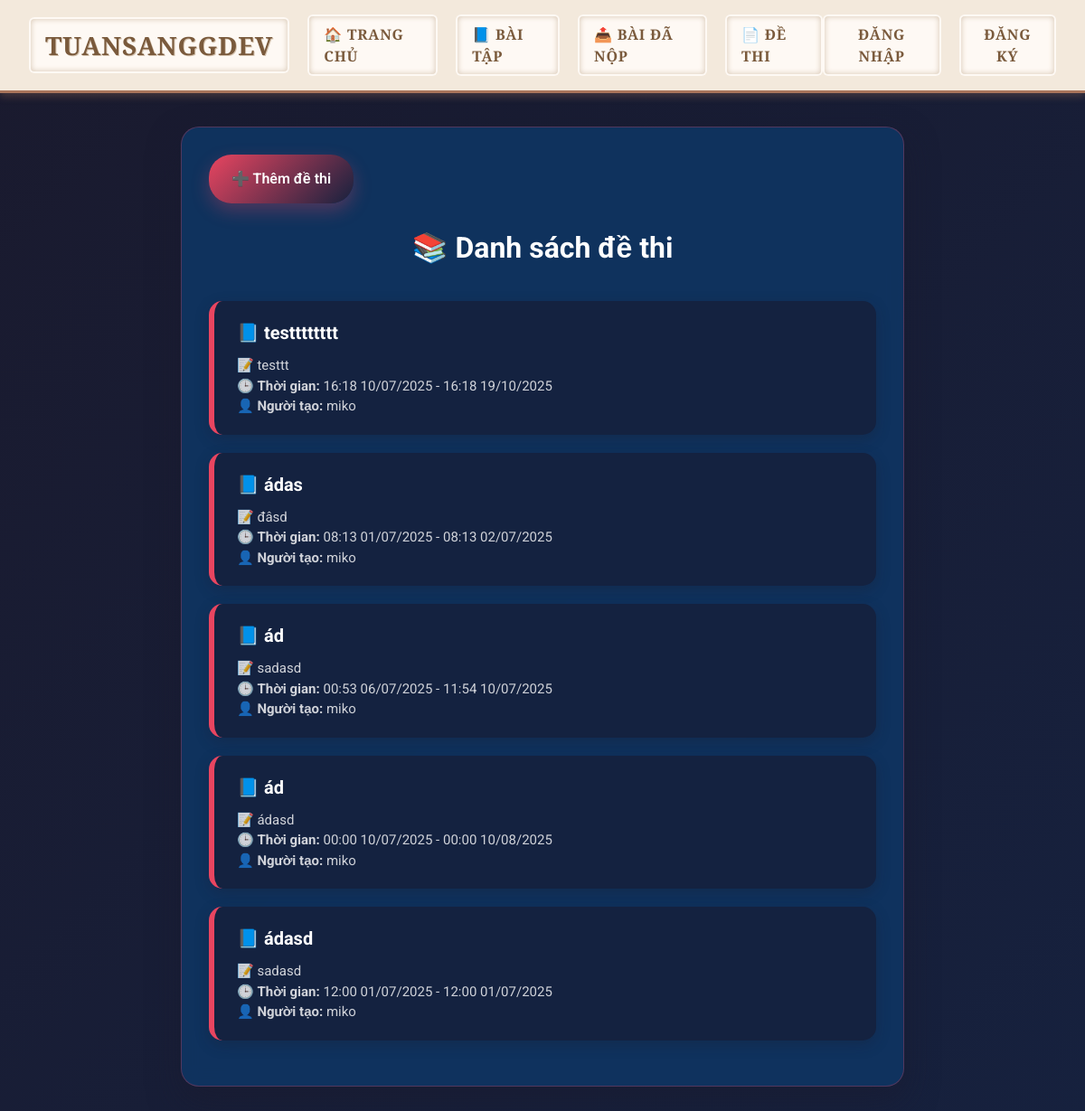
The app's page /exams/ with its own data.
### exams/models.py (models this page shows, shortened)
class Exam(models.Model):
    title = models.CharField(max_length=200)
    description = models.TextField()
    start_time = models.DateTimeField()
    end_time = models.DateTimeField()
    created_by = models.ForeignKey(settings.AUTH_USER_MODEL, on_delete=models.CASCADE)
    created_at = models.DateTimeField(auto_now_add=True)  # ✅ thêm dòng này

### users/models.py (models this page shows)
class CustomUser(AbstractUser):
    is_teacher = models.BooleanField(default=False)

### exams/views.py (the view)
# urls.py: path('', views.exam_list, name='exam_list'),
def exam_list(request):
    exams = Exam.objects.all().order_by('-created_at')
    return render(request, 'exams/list.html', {'exams': exams})

### templates/exams/list.html (shortened to what this page needs)
{% extends 'base.html' %}
{% block content %}
<div class="exam-list-container">
    <a href="{% url 'add_exam' %}" class="add-button">➕ Thêm đề thi</a>
    <h2>📚 Danh sách đề thi</h2>
    {% for exam in exams %}
    <div class="exam-card">
        <a href="{% url 'exam_detail' exam.id %}" class="exam-title">📘 {{ exam.title }}</a>
        <div class="exam-info">
            📝 {{ exam.description|truncatewords:25 }}<br>
            🕒 <strong>Thời gian:</strong> {{ exam.start_time|date:"H:i d/m/Y" }} - {{ exam.end_time|date:"H:i d/m/Y" }}<br>
            👤 <strong>Người tạo:</strong> {{ exam.created_by.username }}
        </div>
    </div>
    {% empty %}
    <div class="exam-card">
        <p style="color: white; text-align: center;">Chưa có đề thi nào.</p>
    </div>
    {% endfor %}
</div>
{% endblock %}

### templates/base.html (style rules this page uses)
* { margin: 0; padding: 0; box-sizing: border-box; }
body { font-family: 'Roboto', sans-serif; background: #f9f5f0; min-height: 100vh; color: #4b3b2b; }

### templates/exams/list.html (style rules this page uses)
body { background: linear-gradient(135deg, #1A1A2E 0%, #16213E 100%); min-height: 100vh; margin: 0; padding: 20px 0; }
.exam-list-container { max-width: 800px; margin: 30px auto; padding: 30px; background: rgba(15, 52, 96, 0.95); border-radius: 20px; box-shadow: 0 15px 35px rgba(26, 26, 46, 0.5); backdrop-filter: blur(10px); border: 1px solid rgba(233, 69, 96, 0.3); position: relative; overflow: hidden; }
.exam-card { position: relative; background: rgba(22, 33, 62, 0.9); border-left: 6px solid #E94560; padding: 20px 25px; margin-bottom: 20px; border-radius: 15px; box-shadow: 0 5px 15px rgba(26, 26, 46, 0.3); transition: all 0.3s ease; }
.exam-title { font-size: 20px; font-weight: bold; color: white; text-decoration: none; }
.exam-info { color: rgba(255, 255, 255, 0.8); font-size: 15px; margin-top: 10px; }
h2 { text-align: center; color: #ffffff; margin-bottom: 35px; font-size: 32px; font-weight: 700; }
.add-button { display: inline-block; margin-bottom: 25px; padding: 15px 25px; background: linear-gradient(135deg, #E94560, #16213E); color: white; font-size: 16px; font-weight: 600; border-radius: 25px; text-decoration: none; transition: all 0.3s ease; box-shadow: 0 8px 20px rgba(233, 69, 96, 0.3); }

### records on screen
Exam: title "testttttttt", description "testtt", start_time "16:18 10/07/2025", end_time "16:18 19/10/2025", created_by.username "miko"
Exam: title "ádas", description "đâsd", start_time "08:13 01/07/2025", end_time "08:13 02/07/2025", created_by.username "miko"
Exam: title "ád", description "sadasd", start_time "00:53 06/07/2025", end_time "11:54 10/07/2025", created_by.username "miko"
Exam: title "ád", description "ádasd", start_time "00:00 10/07/2025", end_time "00:00 10/08/2025", created_by.username "miko"
Exam: title "ádasd", description "sadasd", start_time "12:00 01/07/2025", end_time "12:00 01/07/2025", created_by.username "miko"
